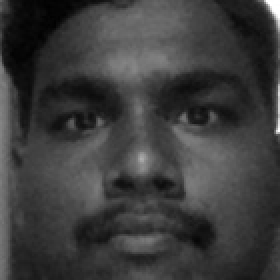
#> input picture ml/dataset/User.1.1.jpg, 140 x 140 px (shown 2 times larger)
$ python -i cascade.py   (imports and definitions only)   (older library calls are emulated)
#> lines starting #> are read from the running program, lines starting #| are printed output that depends on the picture
import numpy as np
import cv2
import os
from PIL import Image
#from settings import BASE_DIR


'''
    Take image as an input
    Detect face
    Crops the face part
    returns cropped face image
'''
def facecrop(image):

    #facedata = BASE_DIR+'/ml/haarcascade_frontalface_default.xml'
	#facedata = 'ml2/haarcascade_frontalface_default.xml'
#> called with image = '../ml/dataset/User.1.1.jpg'
    cascade = cv2.CascadeClassifier('ml2/haarcascade_frontalface_default.xml')
    img = cv2.imread(image)
#> img is the input picture: shape (140, 140, 3); min 0, max 255, mean 60.4
    minisize = (img.shape[1],img.shape[0])
#> minisize = (140, 140)
    miniframe = cv2.resize(img, minisize)

    faces = cascade.detectMultiScale(miniframe)
#> faces = [[11, 9, 117, 117]]

    for f in faces:
        x, y, w, h = [ v for v in f ]
        cv2.rectangle(img, (x,y), (x+w,y+h), (255,255,255))

        sub_face = img[y:y+h, x:x+w]

        #converts img array into grayscale
        gray_image = cv2.cvtColor(sub_face, cv2.COLOR_BGR2GRAY)
        # Converts np array back into image
        img = Image.fromarray(gray_image)
        # re-sizing to common dimension
        img = img.resize((150,150), Image.ANTIALIAS)
#> this loop made 1 pass
#> pass 1, in facecrop, `sub_face = img[y:y+h, x:x+w]`:
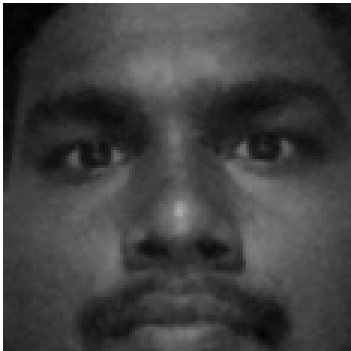
#> sub_face: shape (117, 117, 3) (shown 3 times larger); min 1, max 255, mean 66.3
#> pass 1, in facecrop, `img = img.resize((150,150), Image.ANTIALIAS)`:
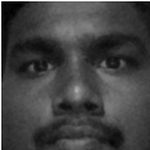
#> img: PIL image 150x150 L; min 0, max 255, mean 66.3
        #img.save('cropped.jpg')
    return img


#facecrop("ashesh.jpeg").show()

>>> result = facecrop('../ml/dataset/User.1.1.jpg')

$ run again, on ml/dataset/User.1.10.jpg
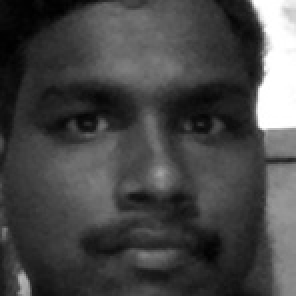
#> input picture ml/dataset/User.1.10.jpg, 148 x 148 px (shown 2 times larger)
#> in facecrop, img is the input picture: shape (148, 148, 3); min 0, max 255, mean 70.6
#> faces = [[14, 12, 122, 122]]
#> the loop in facecrop, `for f in faces:` made 1 pass
#> pass 1, in facecrop, `sub_face = img[y:y+h, x:x+w]`:
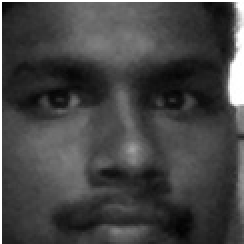
#> sub_face: shape (122, 122, 3) (shown 2 times larger); min 3, max 255, mean 68.5
#> pass 1, in facecrop, `img = img.resize((150,150), Image.ANTIALIAS)`:
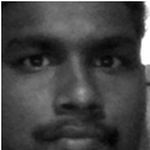
#> img: PIL image 150x150 L; min 0, max 255, mean 68.4

$ run again, on ml/dataset/User.1.12.jpg
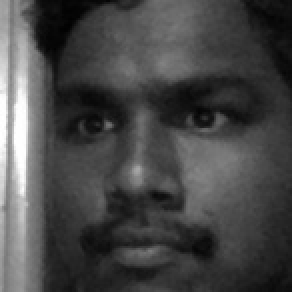
#> input picture ml/dataset/User.1.12.jpg, 146 x 146 px (shown 2 times larger)
#> in facecrop, img is the input picture: shape (146, 146, 3); min 1, max 255, mean 71.4
#> faces = [[10, 11, 122, 122]]
#> the loop in facecrop, `for f in faces:` made 1 pass
#> pass 1, in facecrop, `sub_face = img[y:y+h, x:x+w]`:
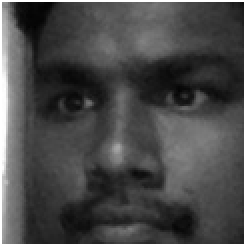
#> sub_face: shape (122, 122, 3) (shown 2 times larger); min 1, max 255, mean 71.7
